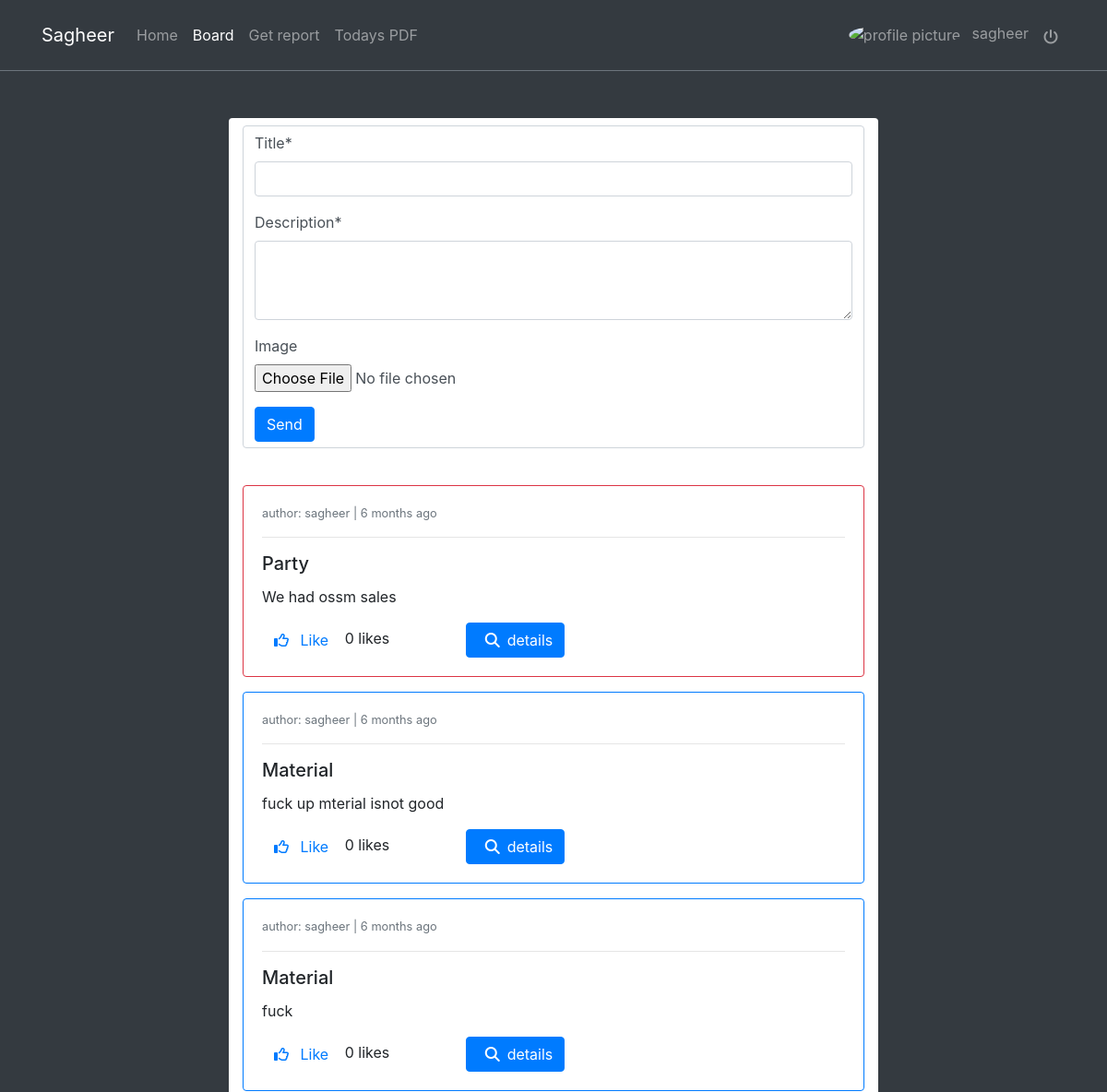
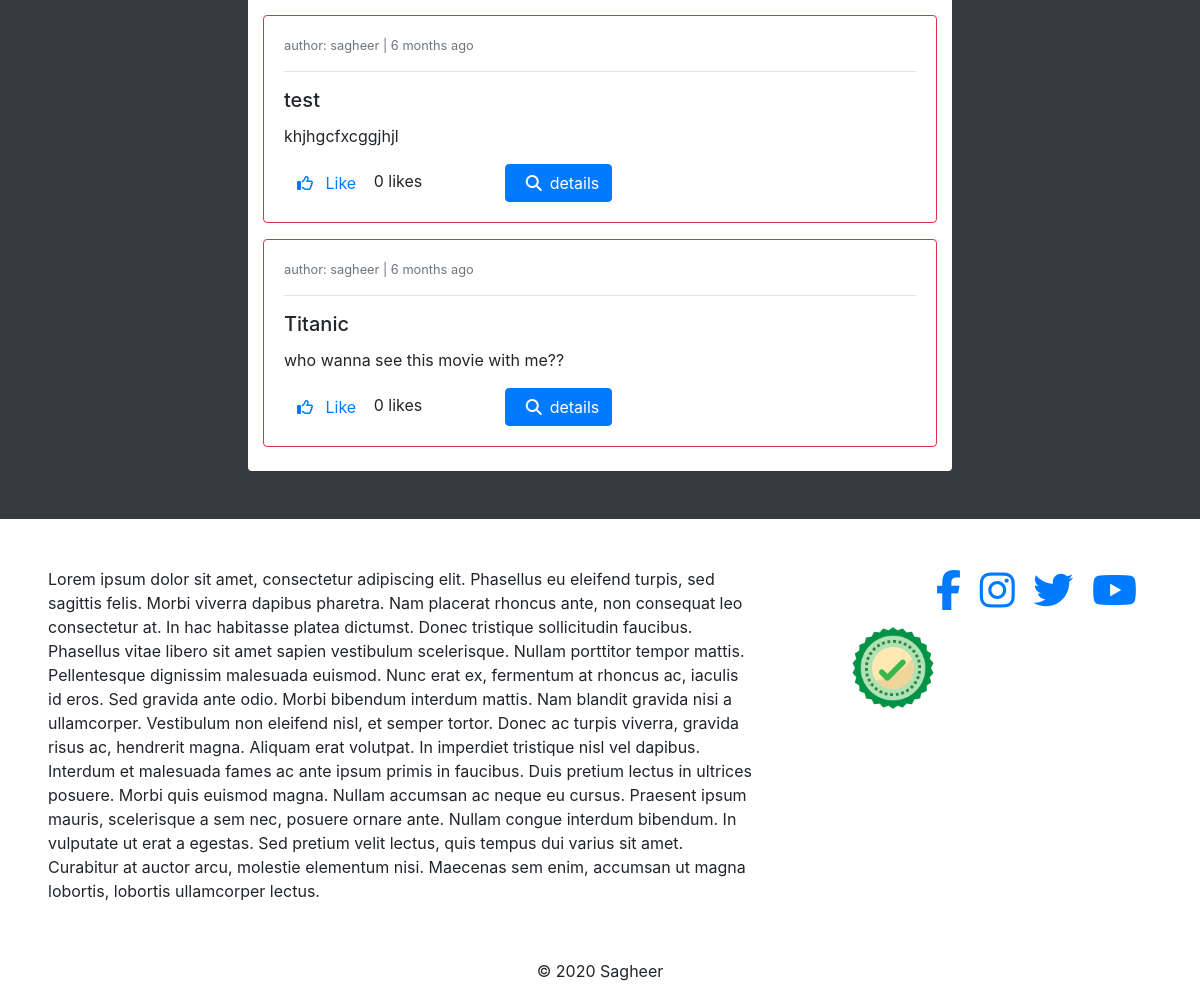
The page /posts/ (signed in) on the database its author committed (2 pictures, top to bottom).
### posts/models.py (models this page shows, shortened)
class Post(models.Model):
    author = models.ForeignKey(Profile, on_delete=models.CASCADE)
    liked = models.ManyToManyField(Profile, related_name="liked", blank=True)
    updated = models.DateTimeField(auto_now=True)
    created = models.DateTimeField(auto_now_add=True)

class GeneralPost(Post):
    title = models.CharField(max_length=200)
    description = models.TextField(max_length=360)
    image = models.ImageField(upload_to=get_upload_path, blank=True, validators=[
                              FileExtensionValidator(['png', 'jpg', 'jpeg'])])
    def get_absolute_url(self):
        return reverse("posts:gp-detail", kwargs={"pk": self.pk})

class Post(models.Model):
    author = models.ForeignKey(Profile, on_delete=models.CASCADE)
    liked = models.ManyToManyField(Profile, related_name="liked", blank=True)
    updated = models.DateTimeField(auto_now=True)
    created = models.DateTimeField(auto_now_add=True)

class ProblemPost(Post):
    report = models.ForeignKey(Report, on_delete=models.CASCADE)
    problem_reported = models.ForeignKey(
        ProblemReported, on_delete=models.CASCADE)
    objects = PostManager()
    def get_absolute_url(self):
        return reverse("posts:pp-detail", kwargs={"pk1": self.pk, 'pk': self.problem_reported.id})

### profiles/models.py (models this page shows)
class Profile(models.Model):
    user=models.OneToOneField(User,on_delete=models.CASCADE)
    bio=models.TextField()
    profile_picture=models.ImageField(upload_to=get_upload_path,default='uploads/profile/img/avatar.png',validators=[FileExtensionValidator(['png','jpg','jpeg'])])
    website=models.CharField(max_length=220)
    updated=models.DateTimeField(auto_now=True)
    created=models.DateTimeField(auto_now_add=True)
    def __str__(self):
        return "{}".format(self.user)

### reports/models.py (models this page shows, shortened)
class ProblemReported(models.Model):
    category=models.ForeignKey(Category,on_delete=models.CASCADE)
    description=models.TextField()
    problem_id=models.CharField(max_length=12,unique=True,blank=True,default=random_code)
    breakdown=models.PositiveIntegerField()
    public=models.BooleanField(default=False)
    user=models.ForeignKey(User,on_delete=models.CASCADE)
    report=models.ForeignKey(Report,on_delete=models.CASCADE)
    updated=models.DateTimeField(auto_now=True)
    created=models.DateTimeField(auto_now_add=True)
    objects=ProblemReportedManager()

### category/models.py (models this page shows)
class Category(models.Model):
    name=models.CharField(max_length=100)
    description=models.TextField(blank=True)
    updated=models.DateTimeField(auto_now=True)
    created=models.DateTimeField(auto_now_add=True)
    def __str__(self):
        return self.name
    class Meta:
        verbose_name="Category"
        verbose_name_plural="Categories"

### posts/views.py (the view)
# urls.py: path('', PostCreateView.as_view(), name="post-list"),
class PostCreateView(FormUserRequiredMixin, CreateView):
    form_class = PostForm
    template_name = 'posts/board.html'
    success_url = reverse_lazy('posts:post-list')
    def get_context_data(self, **kwargs):
        qs1 = ProblemPost.objects.public_only()
        qs2 = GeneralPost.objects.all()
        qs = sorted(chain(qs1, qs2), reverse=True, key=lambda obj: obj.created)
        context = super().get_context_data(**kwargs)
        context["object_list"] = qs
        return context

### posts/forms.py (shortened to what this page needs)
class PostForm(forms.ModelForm):
    description = forms.CharField(widget=forms.Textarea(attrs={'rows': 3}))
    class Meta:
        model = GeneralPost
        fields = ('title', 'description', 'image',)

### posts/models.py (called while the page is built)
    def public_only(self):
        return self.filter(problem_reported__public=True)

### profiles/context_processors.py (called while the page is built)
def profile_pic(request):
    if request.user.is_authenticated:
        user=request.user
        try:
            profile_obj=Profile.objects.get(user=user)
            pic=profile_obj.profile_picture
        except Profile.DoesNoTExist:
            pic=None
        return {'picture':pic}
    return {}

def get_profile(request):
    if request.user.is_authenticated:
        user=request.user
        try:
            profile_obj=Profile.objects.get(user=user)
        except Profile.DoesNotExist:
            pic=None
        return {"profile":profile_obj}
    return {}

### posts/templates/posts/board.html (shortened to what this page needs)
{% extends 'base.html' %}
{% load crispy_forms_tags %}
{% block content %}
<div class="col-8 mx-auto p-5">
<div class="container bg-white pt-2 pb-4 rounded">
    <form action="" method="POST" class="form-control" enctype="multipart/form-data" autocomplete="off">
        {{ form|crispy }}
        <button type="submit" class="btn btn-primary">Send</button>
    </form>
<br>
{% for obj in object_list %}
{% if obj.problem_reported %}
    <div class="card card-body mt-3 border border-primary">
    <small class="text-muted">author: {{ obj.problem_reported.user}} | {{obj.problem_reported.created|timesince}} ago </small>
    <hr>
    <h5 class="card-title">{{ obj.problem_reported.category}}</h5>
    <p class="card-text">{{ obj.problem_reported.description}}</p>
{% else %}
    <div class="card card-body mt-3 border border-danger">
    <small class="text-muted">author: {{ obj.author}} | {{obj.created|timesince}} ago </small>
    <hr>
    <h5 class="card-title">{{ obj.title}}</h5>
    <p class="card-text">{{ obj.description}}</p>
{% endif %}
<form action="{% url 'posts:post-like' %}" method="POST">
<div class="row">
<div class="col-4">
<button class="btn btn-link" type="submit" style="text-decoration:none">
{% if profile not in obj.liked.all %}
<i class="far fa-thumbs-up"></i>
<span class="ml-2">Like</span></button>
{% else %}
<i class="far fa-thumbs-down"></i>
<span class="ml-2">Unlike</span></button>
{% endif %}
<span>{{ obj.liked.all.count }} likes</span>
</div>
</form>
<div class="col-3">
<a href="{{ obj.get_absolute_url }}" class="btn btn-primary"><span class="ml-2"><i class="fas fa-search mr-2"></i>details</span></a>
</div>
</div>
</div>
{% endfor %}
{% endblock content %}

### templates/base.html (shortened to what this page needs)
{% load static %}
<!doctype html>
<html lang="en">
  <head>
    <link rel="stylesheet" type="text/css" href="{% static 'css/style.css' %}"
    <link rel="stylesheet" href="https://maxcdn.bootstrapcdn.com/bootstrap/4.0.0/css/bootstrap.min.css">
  </head>
  <body>
    {% include 'navbar.html' %}
    <section class="bg-dark" style="min-height:85vh">
        <div class="pt-big">
        {% block content %}
        {% endblock content %}
    </section>
    {% include 'footer.html' %}
  </body>
</html>

### templates/navbar.html (shortened to what this page needs)
{% url 'profiles:profile-view' as path_profiles %}
{% url 'reports:home' as path_home %}
{% url 'posts:post-list' as path_board %}
{% url 'reports:select-view' as path_report %}
<nav class="navbar navbar-icon-top navbar-expand-lg navbar-dark bg-dark border-bottom border-secondary fixed-top py-3">
    <div class="container">
        <a class="navbar-brand" href="{{ path_home }}">Sagheer</a>
        <div class="collapse navbar-collapse" id="navbarSupportedContent">
            <ul class="navbar-nav mr-auto">
                <li class="nav-item {% if request.path == path_home %}active{% endif %}">
                    <a class="nav-link" href="{% url 'reports:home'%}">Home</a>
                </li>
                <li class="nav-item {% if request.path == path_board %}active{% endif %}">
                    <a class="nav-link" href="{% url 'posts:post-list' %}">Board</a>
                </li>
                <li class="nav-item {% if request.path == path_report %}active{% endif %}">
                    <a class="nav-link" href="{% url 'reports:select-view' %}">Get report</a>
                </li>
                <li class="nav-item">
                    <a class="nav-link" href="{% url 'reports:pdf' %}">Todays PDF</a>
                </li>
            </ul>
            <ul class="navbar-nav">
                {% if request.user.is_authenticated %}
                    <li class="nav-item {% if request.path == path_profiles %}active{% endif %}">
                        <a class="nav-link" href="{% url 'profiles:profile-view' %}">
                            <img style="height:35px;width:35px; border-radius: 50%;" src="{{picture.url}}" class="img-avatar" alt="profile picture">
                            <span class="ml-2">{{request.user}}</span>
                        </a>
                    </li>
                    <li class="nav-item">
                        <a class="nav-link" href="{% url 'account_logout'%}"><i class="fas fa-power-off mt-2"></i></a>
                    </li>
                    {% else %}
                     <li class="nav-item">
                        <a class="nav-link" href="{% url 'account_login'%}"><i class="fa fa-sign-in-alt"></i></a>
                    </li>
                {% endif %}
            </ul>
        </div>
    </div>
</nav>

### templates/footer.html
{% load static %}
<footer>
    <div class="col-12">
        <div class="row">
            <div class="col-8 p-5">
                Lorem ipsum dolor sit amet, consectetur adipiscing elit. Phasellus eu eleifend turpis, sed sagittis felis. Morbi viverra dapibus pharetra. Nam placerat rhoncus ante, non consequat leo consectetur at. In hac habitasse platea dictumst. Donec tristique sollicitudin faucibus. Phasellus vitae libero sit amet sapien vestibulum scelerisque. Nullam porttitor tempor mattis. Pellentesque dignissim malesuada euismod. Nunc erat ex, fermentum at rhoncus ac, iaculis id eros. Sed gravida ante odio. Morbi bibendum interdum mattis. Nam blandit gravida nisi a ullamcorper. Vestibulum non eleifend nisl, et semper tortor. Donec ac turpis viverra, gravida risus ac, hendrerit magna. Aliquam erat volutpat.
                In imperdiet tristique nisl vel dapibus. Interdum et malesuada fames ac ante ipsum primis in faucibus. Duis pretium lectus in ultrices posuere. Morbi quis euismod magna. Nullam accumsan ac neque eu cursus. Praesent ipsum mauris, scelerisque a sem nec, posuere ornare ante. Nullam congue interdum bibendum. In vulputate ut erat a egestas. Sed pretium velit lectus, quis tempus dui varius sit amet. Curabitur at auctor arcu, molestie elementum nisi. Maecenas sem enim, accumsan ut magna lobortis, lobortis ullamcorper lectus.
            </div>
            <div class="col-4 p-5">
                <div class="container h1 text-right">
                    <a href="https://www.facebook.com/sagheer.sagheer.50767984" blank=True><i class="fab fa-facebook-f ml-2"></i></a>
                    <a href="https://www.instagram.com/sagheer_official2001" blank=True><i class="fab fa-instagram ml-2"></i></a>
                    <a href="https://www.twitter.com/SagheerWD" blank=True><i class="fab fa-twitter ml-2"></i></a>
                    <a href="https://www.youtube.com/" blank=True><i class="fab fa-youtube ml-2"></i></a>
                </div>
                <div>
                    <img src="{% static 'stamp.png' %}" height='90' width='auto'>
                </div>
            </div>
        </div>
    </div>
    <div class="col-12 bg-white text-center p-2"><p>&copy; 2020 Sagheer<p></div>
</footer>

### static_project/css/style.css (style rules this page uses)
.pt-big { padding-top: 80px; }
.img-avatar { height:35px; width:35px; border-radius: 50%; }

### rows shown on the page
GeneralPost: author "sagheer", created "6 months", title "Party", description "We had ossm sales", shows "Like", liked.all.count "0"
ProblemPost: problem_reported.user "sagheer", problem_reported.created "6 months", problem_reported.category "Material", problem_reported.description "fuck up mterial isnot good", shows "Like", liked.all.count "0"
ProblemPost: problem_reported.user "sagheer", problem_reported.created "6 months", problem_reported.category "Material", problem_reported.description "fuck", shows "Like", liked.all.count "0"
GeneralPost: author "sagheer", created "6 months", title "test", description "khjhgcfxcggjhjl", shows "Like", liked.all.count "0"
GeneralPost: author "sagheer", created "6 months", title "Titanic", description "who wanna see this movie with me??", shows "Like", liked.all.count "0"

### other values the page prints
{{ request.user }} "sagheer"
